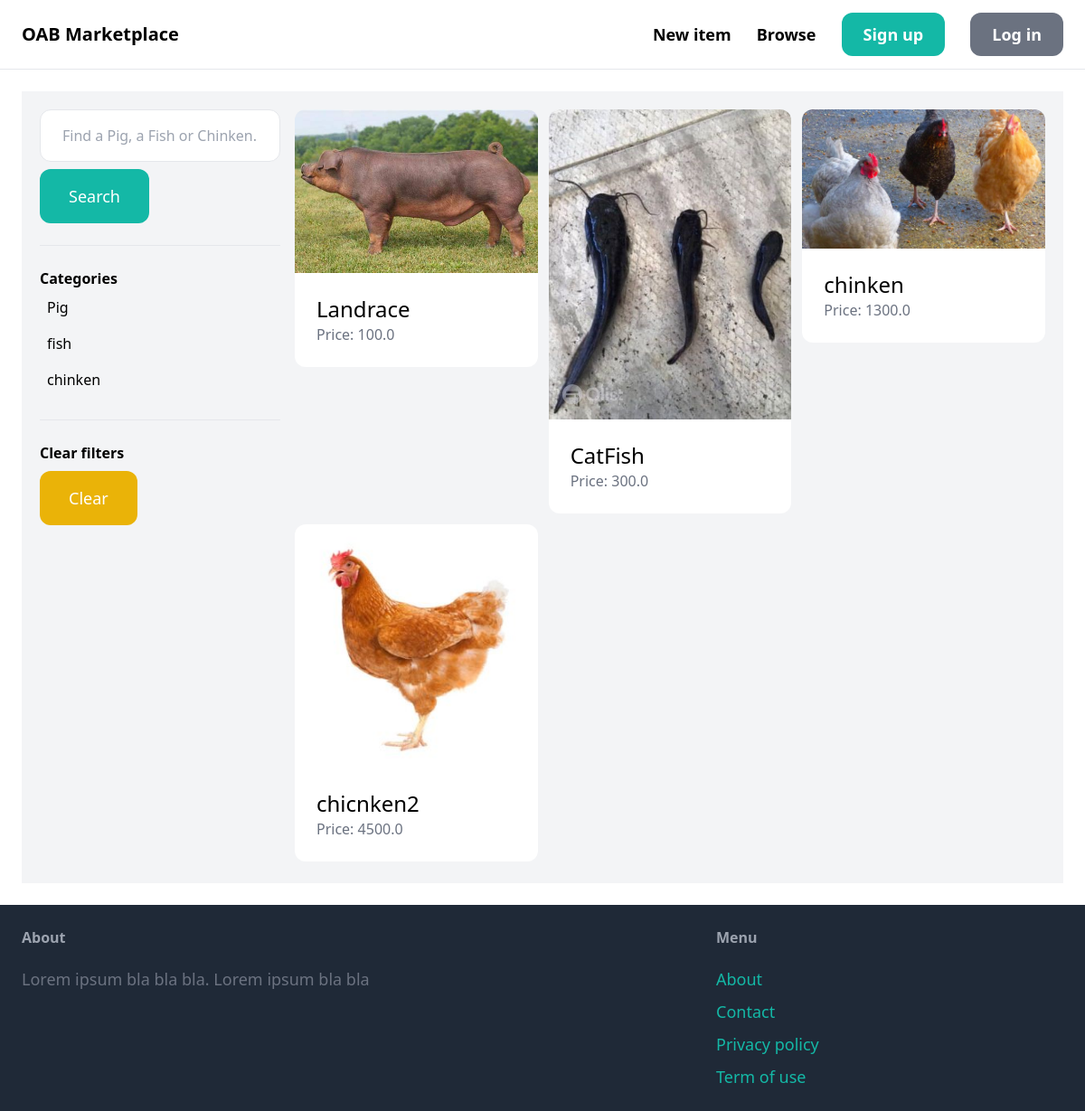
The app's page /items/ with its own data.
### item/models.py (models this page shows, shortened)
class Category(models.Model):
    name = models.CharField(max_length=255)
    class Meta:
        ordering = ('')
        verbose_name_plural = 'Categories'

class Item(models.Model):
    category = models.ForeignKey(
        Category, related_name='items', on_delete=models.CASCADE)
    name = models.CharField(max_length=255)
    description = models.TextField(blank=True, null=True)
    price = models.FloatField()
    image = models.ImageField(upload_to='item_images', blank=True, null=True)
    is_sold = models.BooleanField(default=False)
    created_by = models.ForeignKey(
        User, related_name='items', on_delete=models.CASCADE)
    created_at = models.DateTimeField(auto_now_add=True)

### item/views.py (the view)
# urls.py: path('items/', include('item.urls')),
def items(request):
    query = request.GET.get('query', '')
    category_id = request.GET.get('category', 0)
    items = Item.objects.filter(is_sold=False)
    categories = Category.objects.all()
    if category_id:
        items = items.filter(category_id=category_id)
    if query:
        items = items.filter(Q(name__icontains=query) | Q(description__icontains=query))
    return render(request, 'item/items.html', {
        'items': items,
        'query': query,
        'categories': categories,
        'category_id': int(category_id),
    })

### item/templates/item/items.html (shortened to what this page needs)
{% extends 'home/base.html' %}
{% block content %}
    <div class="pb-6 grid grid-cols-4 gap-4 bg-gray-100 px-5 pt-5">
        <div class="col-span-1">
            <form method="get" action="{% url 'item:items' %}">
                <input name="query" class="w-full py-4 px-6 border rounded-xl" type="text" value="{{ query }}" placeholder="Find a Pig, a Fish or Chinken...">
                <button class="mt-2 py-4 px-8 text-lg bg-teal-500 text-white rounded-xl">Search</button>
            </form>
            <hr class="my-6">
            <p class="font-semibold">Categories</p>
            <ul>
                {% for category in categories %}
                    <li class="py-2 px-2 rounded-xl {% if category.id == category_id %} bg-gray-200{% endif %}">
                        <a href="{% url 'item:items' %}?query={{ query }}&category={{ category.id }}">{{ category.name}}</a>
                    </li>
                {% endfor %}
            </ul>
            <hr class="my-6">
            <p class="font-semibold">Clear filters</p>
            <ul>
                <li><a href="{% url 'item:items' %}" class="mt-2 py-4 px-8 inline-block bg-yellow-500 text-lg rounded-xl text-white">Clear</a></li>
            </ul>
        </div>
        <div class="col-span-3">
            <div class="grid grid-cols-3 gap-3">
                {% for item in items %}
                    <div>
                        <a href="{% url 'item:detail' item.id %}">
                            <div>
                                <img src="{{ item.image.url }}" class="rounded-t-xl">
                            </div>
                            <div class="p-6 bg-white rounded-b-xl">
                                <h2 class="text-2xl">{{ item.name }}</h2>
                                <p class="text-gray-500">Price: {{ item.price }}</p>
                            </div>
                        </a>
                    </div>
                {% endfor %}
            </div>
        </div>
    </div>
{% endblock  %}

### records on screen
Category: name "Pig"
Category: name "fish"
Category: name "chinken"
Item: image (picture), name "Landrace", price "100.0"
Item: image (picture), name "CatFish", price "300.0"
Item: image (picture), name "chinken", price "1300.0"
Item: image (picture), name "chicnken2", price "4500.0"
